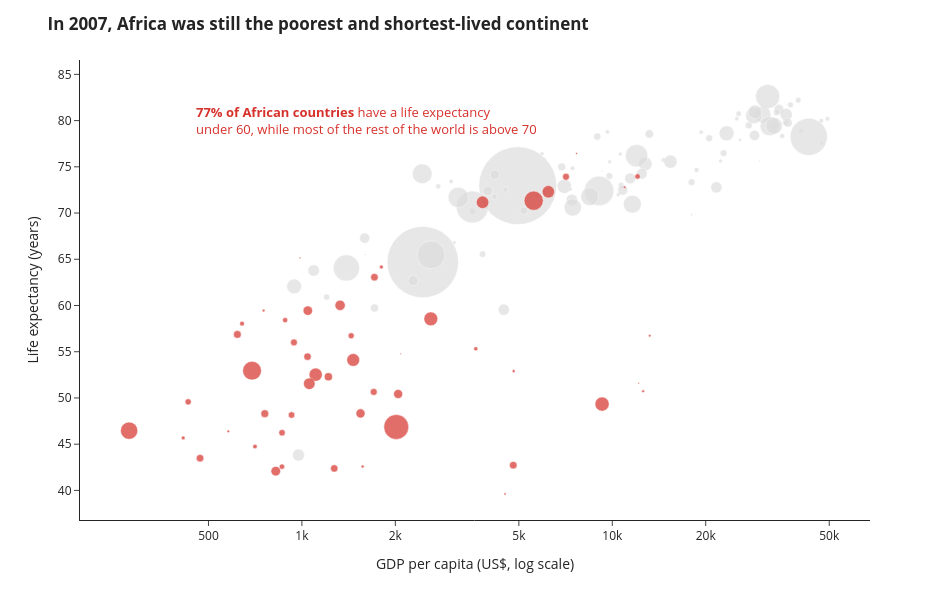

This figure's notebook cell:
### Markdown cell above
## Task 2 — Bubble chart: tell a story

**What to build:** A bubble chart (full 2007 dataset, all countries) where:
- x = GDP per capita (log scale)
- y = life expectancy
- size = population
- colour = ONE continent highlighted (your choice), all others grey
- At least one annotation explaining the highlighted group's story

> This is the grey-and-highlight technique applied to a bubble chart.

### Code cell
# Task 2
import math

highlight = "Africa"
d07 = df[df["year"] == 2007].copy()
d07["group"] = d07["continent"].where(d07["continent"] == highlight, "Other continents")

fig = px.scatter(
    d07, x="gdpPercap", y="lifeExp", size="pop", size_max=55,
    color="group", log_x=True, hover_name="country",
    color_discrete_map={highlight: "#D7312B", "Other continents": "#DDDDDD"},
    category_orders={"group": ["Other continents", highlight]},   # highlighted bubbles on top
    labels={"gdpPercap": "GDP per capita (US$, log scale)", "lifeExp": "Life expectancy (years)"},
)

# Annotation explaining the story, calculated from the data
africa = d07[d07["continent"] == highlight]
share = (africa["lifeExp"] < 60).mean()
fig.add_annotation(
    x=math.log10(450), y=80, xanchor="left", showarrow=False, align="left",
    text=(f"<b>{share:.0%} of African countries</b> have a life expectancy<br>"
          f"under 60, while most of the rest of the world is above 70"),
    font=dict(color="#D7312B", size=13),
)

fig.update_layout(
    title="<b>In 2007, Africa was still the poorest and shortest-lived continent</b>",
    template="simple_white", showlegend=False, width=950, height=600,
    xaxis=dict(showgrid=False), yaxis=dict(showgrid=False),
)
fig.update_traces(marker=dict(line=dict(width=0.5, color="white")))
fig.update_xaxes(tickvals=[500, 1000, 2000, 5000, 10000, 20000, 50000],
                 ticktext=["500", "1k", "2k", "5k", "10k", "20k", "50k"])
fig.show()

### Figure 1 — Plotly figure (JSON) as saved in the notebook; plotly's stock layout.template omitted (floating-point values rounded to 4 significant figures)
{"data": [{"hovertemplate": "<b>%{hovertext}</b><br><br>group=Other continents<br>GDP per capita (US$, log scale)=%{x}<br>Life expectancy (years)=%{y}<br>pop=%{marker.size}<extra></extra>", "hovertext": ["Afghanistan", "Albania", "Argentina", "Australia", "Austria", "Bahrain", "Bangladesh", "Belgium", "Bolivia", "Bosnia and Herzegovina", "Brazil", "Bulgaria", "Cambodia", "Canada", "Chile", "China", "Colombia", "Costa Rica", "Croatia", "Cuba", "Czech Republic", "Denmark", "Dominican Republic", "Ecuador", "El Salvador", "Finland", "France", "Germany", "Greece", "Guatemala", "Haiti", "Honduras", "Hong Kong, China", "Hungary", "Iceland", "India", "Indonesia", "Iran", "Iraq", "Ireland", "Israel", "Italy", "Jamaica", "Japan", "Jordan", "Korea, Dem. Rep.", "Korea, Rep.", "Kuwait", "Lebanon", "Malaysia", "Mexico", "Mongolia", "Montenegro", "Myanmar", "Nepal", "Netherlands", "New Zealand", "Nicaragua", "Norway", "Oman", "Pakistan", "Panama", "Paraguay", "Peru", "Philippines", "Poland", "Portugal", "Puerto Rico", "Romania", "Saudi Arabia", "Serbia", "Singapore", "Slovak Republic", "Slovenia", "Spain", "Sri Lanka", "Sweden", "Switzerland", "Syria", "Taiwan", "Thailand", "Trinidad and Tobago", "Turkey", "United Kingdom", "United States", "Uruguay", "Venezuela", "Vietnam", "West Bank and Gaza", "Yemen, Rep."], "legendgroup": "Other continents", "marker": {"color": "#DDDDDD", "line": {"color": "white", "width": 0.5}, "size": [31889923, 3600523, 40301927, 20434176, 8199783, 708573, 150448339, 10392226, 9119152, 4552198, 190010647, 7322858, 14131858, 33390141, 16284741, 1318683096, 44227550, 4133884, 4493312, 11416987, 10228744, 5468120, 9319622, 13755680, 6939688, 5238460, 61083916, 82400996, 10706290, 12572928, 8502814, 7483763, 6980412, 9956108, 301931, 1110396331, 223547000, 69453570, 27499638, 4109086, 6426679, 58147733, 2780132, 127467972, 6053193, 23301725, 49044790, 2505559, 3921278, 24821286, 108700891, 2874127, 684736, 47761980, 28901790, 16570613, 4115771, 5675356, 4627926, 3204897, 169270617, 3242173, 6667147, 28674757, 91077287, 38518241, 10642836, 3942491, 22276056, 27601038, 10150265, 4553009, 5447502, 2009245, 40448191, 20378239, 9031088, 7554661, 19314747, 23174294, 65068149, 1056608, 71158647, 60776238, 301139947, 3447496, 26084662, 85262356, 4018332, 22211743], "sizemode": "area", "sizeref": 435900.0, "symbol": "circle"}, "mode": "markers", "name": "Other continents", "orientation": "v", "showlegend": true, "type": "scatter", "x": [974.6, 5937.0, 12780.0, 34440.0, 36130.0, 29800.0, 1391.0, 33690.0, 3822.0, 7446.0, 9066.0, 10680.0, 1714.0, 36320.0, 13170.0, 4959.0, 7007.0, 9645.0, 14620.0, 8948.0, 22830.0, 35280.0, 6025.0, 6873.0, 5728.0, 33210.0, 30470.0, 32170.0, 27540.0, 5186.0, 1202.0, 3548.0, 39720.0, 18010.0, 36180.0, 2452.0, 3541.0, 11610.0, 4471.0, 40680.0, 25520.0, 28570.0, 7321.0, 31660.0, 4519.0, 1593.0, 23350.0, 47310.0, 10460.0, 12450.0, 11980.0, 3096.0, 9254.0, 944.0, 1091.0, 36800.0, 25190.0, 2749.0, 49360.0, 22320.0, 2606.0, 9809.0, 4173.0, 7409.0, 3190.0, 15390.0, 20510.0, 19330.0, 10810.0, 21650.0, 9787.0, 47140.0, 18680.0, 25770.0, 28820.0, 3970.0, 33860.0, 37510.0, 4185.0, 28720.0, 7458.0, 18010.0, 8458.0, 33200.0, 42950.0, 10610.0, 11420.0, 2442.0, 3025.0, 2281.0], "xaxis": "x", "y": [43.83, 76.42, 75.32, 81.23, 79.83, 75.64, 64.06, 79.44, 65.55, 74.85, 72.39, 73.0, 59.72, 80.65, 78.55, 72.96, 72.89, 78.78, 75.75, 78.27, 76.49, 78.33, 72.23, 74.99, 71.88, 79.31, 80.66, 79.41, 79.48, 70.26, 60.92, 70.2, 82.21, 73.34, 81.76, 64.7, 70.65, 70.96, 59.55, 78.89, 80.75, 80.55, 72.57, 82.6, 72.53, 67.3, 78.62, 77.59, 71.99, 74.24, 76.19, 66.8, 74.54, 62.07, 63.78, 79.76, 80.2, 72.9, 80.2, 75.64, 65.48, 75.54, 71.75, 71.42, 71.69, 75.56, 78.1, 78.75, 72.48, 72.78, 74.0, 79.97, 74.66, 77.93, 80.94, 72.4, 80.88, 81.7, 74.14, 78.4, 70.62, 69.82, 71.78, 79.42, 78.24, 76.38, 73.75, 74.25, 73.42, 62.7], "yaxis": "y"}, {"hovertemplate": "<b>%{hovertext}</b><br><br>group=Africa<br>GDP per capita (US$, log scale)=%{x}<br>Life expectancy (years)=%{y}<br>pop=%{marker.size}<extra></extra>", "hovertext": ["Algeria", "Angola", "Benin", "Botswana", "Burkina Faso", "Burundi", "Cameroon", "Central African Republic", "Chad", "Comoros", "Congo, Dem. Rep.", "Congo, Rep.", "Cote d'Ivoire", "Djibouti", "Egypt", "Equatorial Guinea", "Eritrea", "Ethiopia", "Gabon", "Gambia", "Ghana", "Guinea", "Guinea-Bissau", "Kenya", "Lesotho", "Liberia", "Libya", "Madagascar", "Malawi", "Mali", "Mauritania", "Mauritius", "Morocco", "Mozambique", "Namibia", "Niger", "Nigeria", "Reunion", "Rwanda", "Sao Tome and Principe", "Senegal", "Sierra Leone", "Somalia", "South Africa", "Sudan", "Swaziland", "Tanzania", "Togo", "Tunisia", "Uganda", "Zambia", "Zimbabwe"], "legendgroup": "Africa", "marker": {"color": "#D7312B", "line": {"color": "white", "width": 0.5}, "size": [33333216, 12420476, 8078314, 1639131, 14326203, 8390505, 17696293, 4369038, 10238807, 710960, 64606759, 3800610, 18013409, 496374, 80264543, 551201, 4906585, 76511887, 1454867, 1688359, 22873338, 9947814, 1472041, 35610177, 2012649, 3193942, 6036914, 19167654, 13327079, 12031795, 3270065, 1250882, 33757175, 19951656, 2055080, 12894865, 135031164, 798094, 8860588, 199579, 12267493, 6144562, 9118773, 43997828, 42292929, 1133066, 38139640, 5701579, 10276158, 29170398, 11746035, 12311143], "sizemode": "area", "sizeref": 435900.0, "symbol": "circle"}, "mode": "markers", "name": "Africa", "orientation": "v", "showlegend": true, "type": "scatter", "x": [6223.0, 4797.0, 1441.0, 12570.0, 1217.0, 430.1, 2042.0, 706.0, 1704.0, 986.1, 277.6, 3633.0, 1545.0, 2082.0, 5581.0, 12150.0, 641.4, 690.8, 13210.0, 752.7, 1328.0, 942.7, 579.2, 1463.0, 1569.0, 414.5, 12060.0, 1045.0, 759.3, 1043.0, 1803.0, 10960.0, 3820.0, 823.7, 4811.0, 619.7, 2014.0, 7670.0, 863.1, 1598.0, 1712.0, 862.5, 926.1, 9270.0, 2602.0, 4513.0, 1107.0, 883.0, 7093.0, 1056.0, 1271.0, 469.7], "xaxis": "x", "y": [72.3, 42.73, 56.73, 50.73, 52.3, 49.58, 50.43, 44.74, 50.65, 65.15, 46.46, 55.32, 48.33, 54.79, 71.34, 51.58, 58.04, 52.95, 56.73, 59.45, 60.02, 56.01, 46.39, 54.11, 42.59, 45.68, 73.95, 59.44, 48.3, 54.47, 64.16, 72.8, 71.16, 42.08, 52.91, 56.87, 46.86, 76.44, 46.24, 65.53, 63.06, 42.57, 48.16, 49.34, 58.56, 39.61, 52.52, 58.42, 73.92, 51.54, 42.38, 43.49], "yaxis": "y"}], "layout": {"annotations": [{"align": "left", "font": {"color": "#D7312B", "size": 13}, "showarrow": false, "text": "<b>77% of African countries</b> have a life expectancy<br>under 60, while most of the rest of the world is above 70", "x": 2.653, "xanchor": "left", "y": 80}], "height": 600, "legend": {"itemsizing": "constant", "title": {"text": "group"}, "tracegroupgap": 0}, "margin": {"t": 60}, "showlegend": false, "title": {"text": "<b>In 2007, Africa was still the poorest and shortest-lived continent</b>"}, "width": 950, "xaxis": {"anchor": "y", "autorange": true, "domain": [0, 1], "range": [2.285, 4.83], "showgrid": false, "ticktext": ["500", "1k", "2k", "5k", "10k", "20k", "50k"], "tickvals": [500, 1000, 2000, 5000, 10000, 20000, 50000], "title": {"text": "GDP per capita (US$, log scale)"}, "type": "log"}, "yaxis": {"anchor": "x", "autorange": true, "domain": [0, 1], "range": [36.8, 86.55], "showgrid": false, "title": {"text": "Life expectancy (years)"}, "type": "linear"}}}
